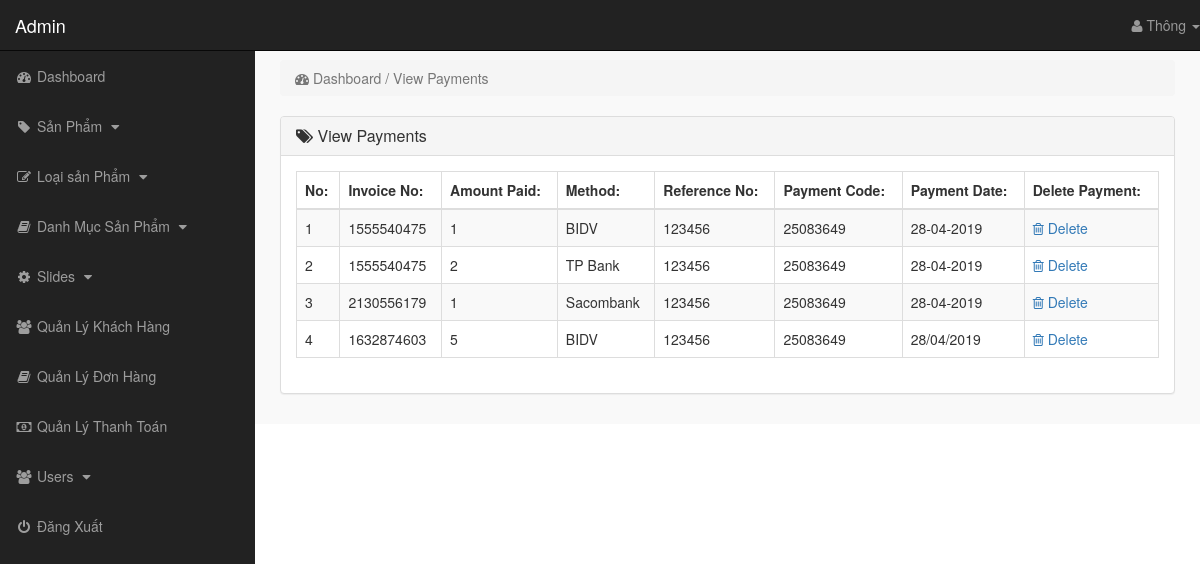
Page /admin_area/index.php?view_payments (signed in) on the committed database.
### tables this page shows
CREATE TABLE `payments` (
  `payment_id` int(10) NOT NULL,
  `invoice_no` int(10) NOT NULL,
  `amount` int(10) NOT NULL,
  `payment_mode` text NOT NULL,
  `ref_no` int(10) NOT NULL,
  `code` int(10) NOT NULL,
  `payment_date` text NOT NULL
);

### admin_area/view_payments.php (the view)
<?php
    if(!isset($_SESSION['admin_email'])){
        echo "<script>window.open('login.php','_self')</script>";
    }else{
?>
<div class="row">
    <div class="col-lg-12">
        <ol class="breadcrumb">
            <li class="active">
                <i class="fa fa-dashboard"></i> Dashboard / View Payments
            </li>
        </ol>
    </div>
</div>
<div class="row">
    <div class="col-lg-12">
        <div class="panel panel-default">
            <div class="panel-heading">
               <h3 class="panel-title">
                   <i class="fa fa-tags"></i>  View Payments
               </h3>
            </div>
            <div class="panel-body">
                <div class="table-responsive">
                    <table class="table table-striped table-bordered table-hover">
                        <thead>
                            <tr>
                                <th> No: </th>
                                <th> Invoice No: </th>
                                <th> Amount Paid: </th>
                                <th> Method: </th>
                                <th> Reference No: </th>
                                <th> Payment Code: </th>
                                <th> Payment Date: </th>
                                <th> Delete Payment: </th>
                            </tr>
                        </thead>
                        <tbody>
                            <?php
                                $i=0;
                                $get_payments = "select * from payments";
                                $run_payments = mysqli_query($con,$get_payments);
                                while($row_payments=mysqli_fetch_array($run_payments)){
                                    $payment_id = $row_payments['payment_id'];
                                    $invoice_no = $row_payments['invoice_no'];
                                    $amount = $row_payments['amount'];
                                    $payment_mode = $row_payments['payment_mode'];
                                    $ref_no = $row_payments['ref_no'];
                                    $code = $row_payments['code'];
                                    $payment_date = $row_payments['payment_date'];
                                    $i++;
                            ?>
                            <tr>
                                <td> <?php echo $i; ?> </td>
                                <td> <?php echo $invoice_no; ?> </td>
                                <td> <?php echo $amount; ?></td>
                                <td> <?php echo $payment_mode; ?> </td>
                                <td> <?php echo $ref_no; ?></td>
                                <td> <?php echo $code; ?> </td>
                                <td> <?php echo $payment_date; ?> </td>
                                <td>
                                     <a href="index.php?delete_payment=<?php echo $payment_id; ?>">
                                        <i class="fa fa-trash-o"></i> Delete
                                     </a>
                                </td>
                            </tr>
                            <?php } ?>
                        </tbody>
                    </table>
                </div>
            </div>
        </div>
    </div>
</div>
<?php } ?>

### admin_area/includes/sidebar.php (shortened to what this page needs)
<?php
    if(!isset($_SESSION['admin_email'])){
        echo "<script>window.open('login.php','_self')</script>";
    }else{
?>
<nav class="navbar navbar-inverse navbar-fixed-top">
    <div class="navbar-header">
        <a href="index.php?dashboard" class="navbar-brand">Admin</a>
    </div>
    <ul class="nav navbar-right top-nav">
        <li class="dropdown">
            <a href="#" class="dropdown-toggle" data-toggle="dropdown">
                <i class="fa fa-user"></i> <?php echo $admin_name;  ?> <b class="caret"></b>
            </a>
        </li>
    </ul>
    <div class="collapse navbar-collapse navbar-ex1-collapse">
        <ul class="nav navbar-nav side-nav">
            <li>
                <a href="index.php?dashboard">
                        <i class="fa fa-fw fa-dashboard"></i> Dashboard
                </a>
            </li>
            <li>
                <a href="#" data-toggle="collapse" data-target="#products">
                        <i class="fa fa-fw fa-tag"></i> Sản Phẩm
                        <i class="fa fa-fw fa-caret-down"></i>
                </a>
            </li>
            <li>
                <a href="#" data-toggle="collapse" data-target="#p_cat">
                        <i class="fa fa-fw fa-edit"></i> Loại sản Phẩm
                        <i class="fa fa-fw fa-caret-down"></i>
                </a>
            </li>
            <li>
                <a href="#" data-toggle="collapse" data-target="#cat">
                        <i class="fa fa-fw fa-book"></i> Danh Mục Sản Phẩm
                        <i class="fa fa-fw fa-caret-down"></i>
                </a>
            </li>
            <li>
                <a href="#" data-toggle="collapse" data-target="#slides">
                        <i class="fa fa-fw fa-gear"></i> Slides
                        <i class="fa fa-fw fa-caret-down"></i>
                </a>
            </li>
            <li>
                <a href="index.php?view_customers">
                    <i class="fa fa-fw fa-users"></i> Quản Lý Khách Hàng
                </a>
            </li>
            <li>
                <a href="index.php?view_orders">
                    <i class="fa fa-fw fa-book"></i> Quản Lý Đơn Hàng
                </a>
            </li>
            <li>
                <a href="index.php?view_payments">
                    <i class="fa fa-fw fa-money"></i> Quản Lý Thanh Toán
                </a>
            </li>
            <li>
                <a href="#" data-toggle="collapse" data-target="#users">
                        <i class="fa fa-fw fa-users"></i> Users
                        <i class="fa fa-fw fa-caret-down"></i>
                </a>
            </li>
            <li>
                <a href="logout.php">
                    <i class="fa fa-fw fa-power-off"></i> Đăng Xuất
                </a>
            </li>
        </ul>
    </div>
</nav>
<?php } ?>

### admin_area/css/style.css (style rules this page uses)
body { margin-top: 100px; }
@media (min-width: 768px) { body { margin-top: 50px; } }
.top-nav { 0 15px; }
.top-nav>li { float: left; display: inline-block; }
.top-nav>li>a { color: #999999; line-height: 20px; padding-top: 15px; padding-bottom: 15px; }
@media (min-width: 768px) { .side-nav { position: fixed; top: 51px; bottom: 0; width: 255px; overflow-y: auto; overflow-x: hidden; background-color: #222222; padding-bottom: 40px; border-radius: 0; } }
@media (min-width: 768px) { .side-nav>li>a { width: 255px; } }
.panel-body { border-radius: 5px; }

### rows in the picture
payments: invoice_no "1555540475", amount "1", payment_mode "BIDV", ref_no "123456", code "25083649", payment_date "28-04-2019"
payments: invoice_no "1555540475", amount "2", payment_mode "TP Bank", ref_no "123456", code "25083649", payment_date "28-04-2019"
payments: invoice_no "2130556179", amount "1", payment_mode "Sacombank", ref_no "123456", code "25083649", payment_date "28-04-2019"
payments: invoice_no "1632874603", amount "5", payment_mode "BIDV", ref_no "123456", code "25083649", payment_date "28/04/2019"

### other values in the picture
$admin_name "Thông"
